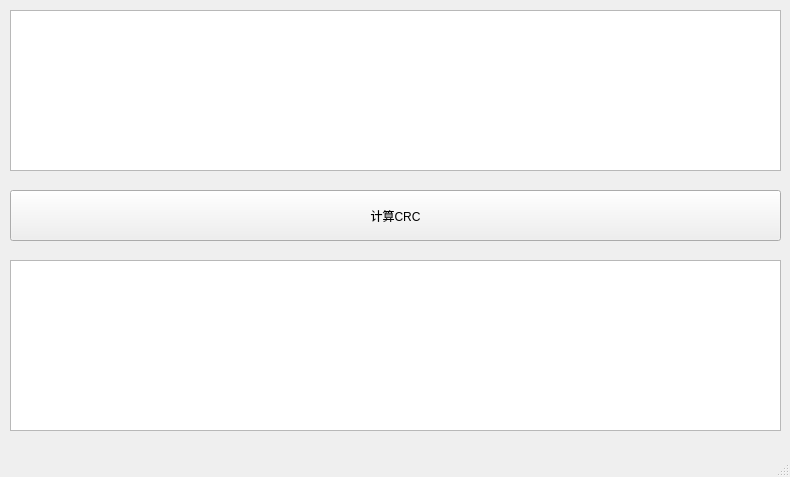
<?xml version="1.0" encoding="UTF-8"?>
<ui version="4.0">
 <class>MainWindow</class>
 <widget class="QMainWindow" name="MainWindow">
  <property name="enabled">
   <bool>true</bool>
  </property>
  <property name="geometry">
   <rect>
    <x>0</x>
    <y>0</y>
    <width>790</width>
    <height>477</height>
   </rect>
  </property>
  <property name="windowTitle">
   <string>MainWindow</string>
  </property>
  <property name="animated">
   <bool>true</bool>
  </property>
  <property name="documentMode">
   <bool>false</bool>
  </property>
  <widget class="QWidget" name="centralwidget">
   <widget class="QTextEdit" name="textEdit1">
    <property name="geometry">
     <rect>
      <x>10</x>
      <y>10</y>
      <width>771</width>
      <height>161</height>
     </rect>
    </property>
   </widget>
   <widget class="QPushButton" name="pushButton">
    <property name="geometry">
     <rect>
      <x>10</x>
      <y>190</y>
      <width>771</width>
      <height>51</height>
     </rect>
    </property>
    <property name="text">
     <string>计算CRC</string>
    </property>
   </widget>
   <widget class="QTextEdit" name="textEdit2">
    <property name="geometry">
     <rect>
      <x>10</x>
      <y>260</y>
      <width>771</width>
      <height>171</height>
     </rect>
    </property>
   </widget>
  </widget>
  <widget class="QMenuBar" name="menubar">
   <property name="geometry">
    <rect>
     <x>0</x>
     <y>0</y>
     <width>790</width>
     <height>23</height>
    </rect>
   </property>
  </widget>
  <widget class="QStatusBar" name="statusbar"/>
 </widget>
 <resources/>
 <connections/>
</ui>
